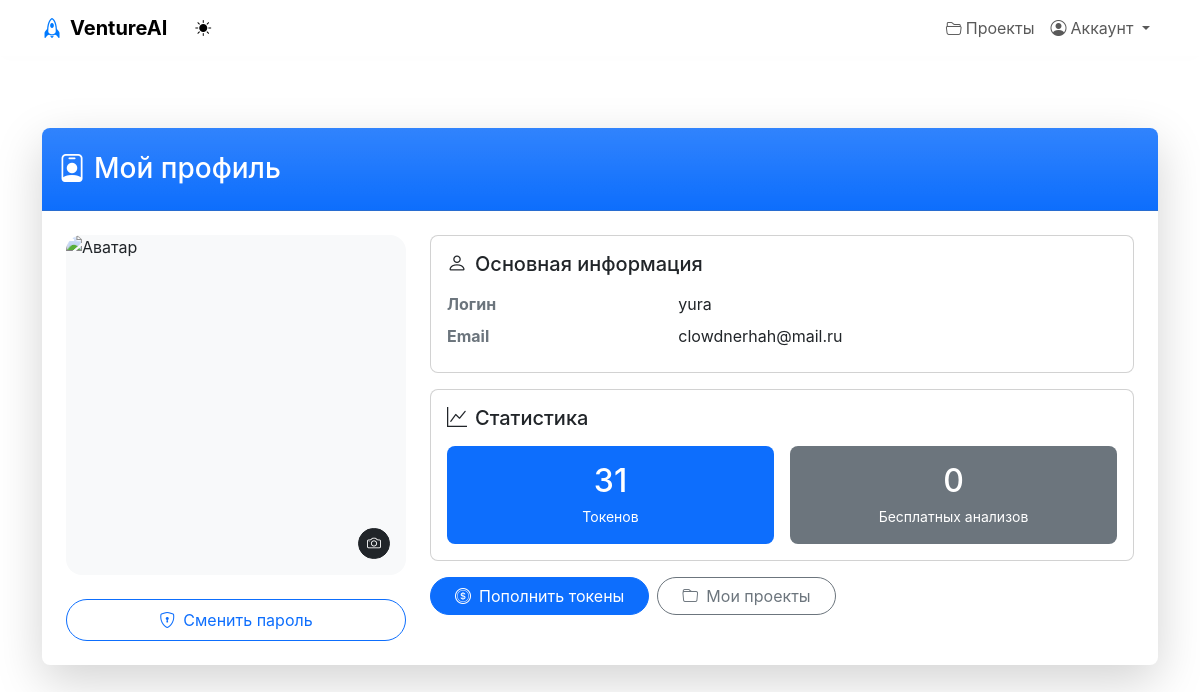
Page /accounts/profile/ (signed in) on the earlier database version.
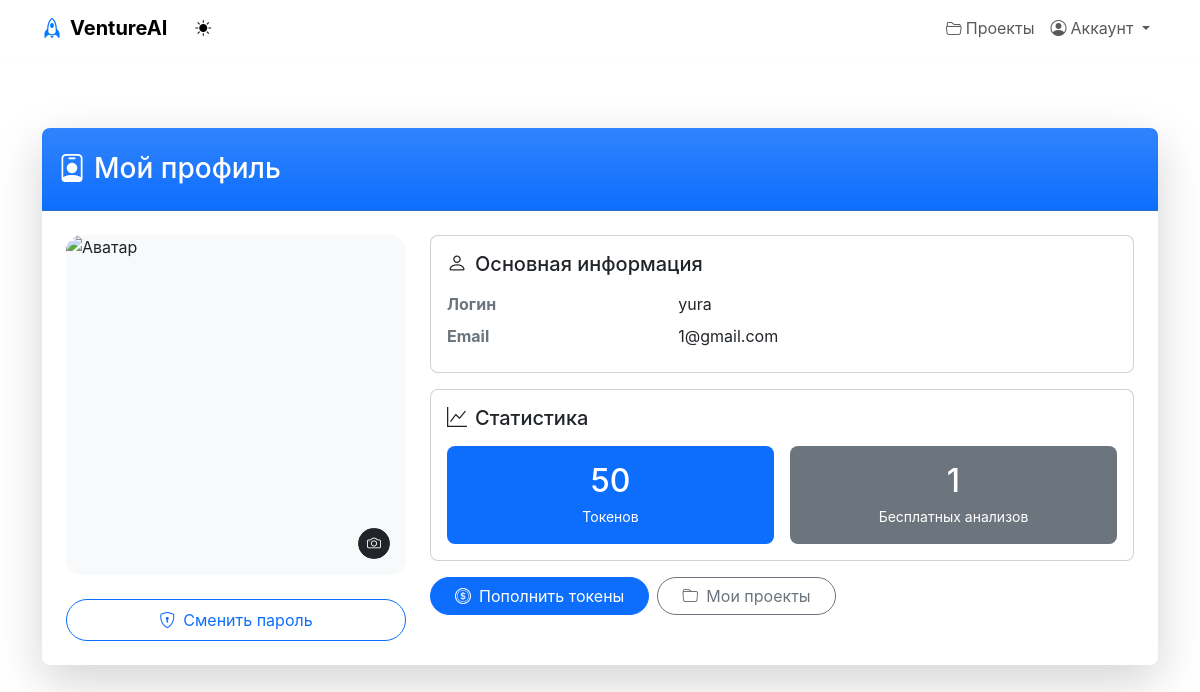
Same page on the later database version.
### accounts/models.py (models this page shows, shortened)
class CustomUser(AbstractUser):
    tokens = models.IntegerField(default=0)
    free_analysis_count = models.IntegerField(default=3)
    email_verification_token = models.CharField(max_length=64, null=True, blank=True)

### accounts/views.py (the view)
# urls.py: path('profile/', profile_view, name='profile'),
def profile_view(request):
    if not request.user.is_authenticated:
        messages.error(request, "Сначала войдите в систему.")
        return redirect('login')
    return render(request, 'accounts/profile.html')

### accounts/templates/accounts/profile.html
{% extends 'base.html' %}
{% load static %}
{% block content %}
<div class="container-main">
  <div class="card border-0 shadow-lg rounded-3 overflow-hidden">
    <div class="card-header bg-primary bg-gradient py-4">
      <h1 class="h3 mb-0 text-white">
        <i class="bi bi-person-badge me-2"></i>Мой профиль
      </h1>
    </div>
    <div class="card-body p-4">
      <div class="row g-4">
        <div class="col-md-4 wow animate__fadeInLeft">
          <div class="position-relative">
            <div class="ratio ratio-1x1 rounded-4 overflow-hidden bg-light">
              <img src="{% static 'images/default_avatar.png' %}"
                   alt="Аватар"
                   class="object-fit-cover"
                   loading="lazy">
            </div>
            <div class="position-absolute bottom-0 end-0 m-3">
              <button class="btn btn-sm btn-dark rounded-pill"
                      data-bs-toggle="tooltip"
                      title="Изменить аватар">
                <i class="bi bi-camera"></i>
              </button>
            </div>
          </div>
          <div class="mt-4 text-center">
            <a href="{% url 'password_change' %}"
               class="btn btn-outline-primary w-100 rounded-pill py-2">
              <i class="bi bi-shield-lock me-2"></i>Сменить пароль
            </a>
          </div>
        </div>
        <div class="col-md-8 wow animate__fadeInRight" data-wow-delay="0.1s">
          <div class="d-flex flex-column gap-3">
            <div class="card bg-surface rounded-3 p-3">
              <h3 class="h5 mb-3"><i class="bi bi-person me-2"></i>Основная информация</h3>
              <dl class="row mb-0">
                <dt class="col-sm-4 text-secondary">Логин</dt>
                <dd class="col-sm-8">{{ request.user.username }}</dd>
                <dt class="col-sm-4 text-secondary">Email</dt>
                <dd class="col-sm-8">{{ request.user.email }}</dd>
              </dl>
            </div>
            <div class="card bg-surface rounded-3 p-3">
              <h3 class="h5 mb-3"><i class="bi bi-graph-up me-2"></i>Статистика</h3>
              <div class="row g-3">
                <div class="col-6">
                  <div class="p-3 text-center rounded-3 bg-primary text-white">
                    <div class="h2 mb-1">{{ request.user.tokens }}</div>
                    <small>Токенов</small>
                  </div>
                </div>
                <div class="col-6">
                  <div class="p-3 text-center rounded-3 bg-secondary text-white">
                    <div class="h2 mb-1">{{ request.user.free_analysis_count }}</div>
                    <small>Бесплатных анализов</small>
                  </div>
                </div>
              </div>
            </div>
            <div class="d-flex gap-2 flex-wrap">
              <a href="{% url 'buy_tokens' %}"
                 class="btn btn-primary rounded-pill px-4">
                <i class="bi bi-coin me-2"></i>Пополнить токены
              </a>
              <a href="{% url 'project_list' %}"
                 class="btn btn-outline-secondary rounded-pill px-4">
                <i class="bi bi-folder me-2"></i>Мои проекты
              </a>
            </div>
          </div>
        </div>
      </div>
    </div>
  </div>
</div>
{% endblock %}

### templates/base.html (shortened to what this page needs)
<!DOCTYPE html>
<html lang="ru">
<head>
    <link href="https://cdn.jsdelivr.net/npm/bootstrap@5.3.0/dist/css/bootstrap.min.css" rel="stylesheet">
    <link rel="stylesheet" href="https://cdn.jsdelivr.net/npm/bootstrap-icons@1.10.5/font/bootstrap-icons.css">
</head>
<body>
    <nav class="navbar navbar-expand-lg navbar-custom fixed-top">
        <div class="container">
            <a class="navbar-brand fw-bold" href="/">
                <i class="bi bi-rocket me-2" style="color: var(--primary-color);"></i>VentureAI
            </a>
            <div class="d-flex align-items-center gap-3">
                <button class="theme-switcher" id="themeToggle">
                    <i class="bi bi-sun-fill" id="themeIcon"></i>
                </button>
            </div>
            <div class="collapse navbar-collapse" id="navbarNav">
                <ul class="navbar-nav ms-auto">
                    {% if user.is_authenticated %}
                        <li class="nav-item">
                            <a class="nav-link" href="{% url 'project_list' %}">
                                <i class="bi bi-folder2-open me-1"></i>Проекты
                            </a>
                        </li>
                        <li class="nav-item dropdown">
                            <a class="nav-link dropdown-toggle" href="#" role="button" data-bs-toggle="dropdown">
                                <i class="bi bi-person-circle me-1"></i>Аккаунт
                            </a>
                        </li>
                    {% endif %}
                </ul>
            </div>
        </div>
    </nav>
    <main class="container my-5">
        {% block content %}{% endblock %}
    </main>
</body>
</html>

### templates/base.html (style rules this page uses)
:root { --primary-color: #007AFF; --background-color: #FFFFFF; --text-color: #212529; --shadow-intensity: 0.1; }
body { font-family: -apple-system, BlinkMacSystemFont, "Segoe UI", Roboto, sans-serif; background-color: var(--background-color); color: var(--text-color); padding-top: 80px; transition: all 0.3s ease; }
.navbar-custom { background: rgba(255, 255, 255, 0.95); backdrop-filter: blur(10px); box-shadow: 0 2px 15px rgba(0, 0, 0, calc(0.1 * var(--shadow-intensity))); }
.nav-link { transition: all 0.3s ease; position: relative; padding: 8px 15px; border-radius: 10px; }
.theme-switcher { width: 40px; height: 40px; border-radius: 50%; display: flex; align-items: center; justify-content: center; cursor: pointer; transition: all 0.3s ease; background: rgba(var(--primary-color), 0.1); border: none; }

Differences in the rows shown:
changed CustomUser "yura": user.email "clowdnerhah@mail.ru" → "1@gmail.com"; user.tokens "31" → "50"; user.free_analysis_count "0" → "1"
